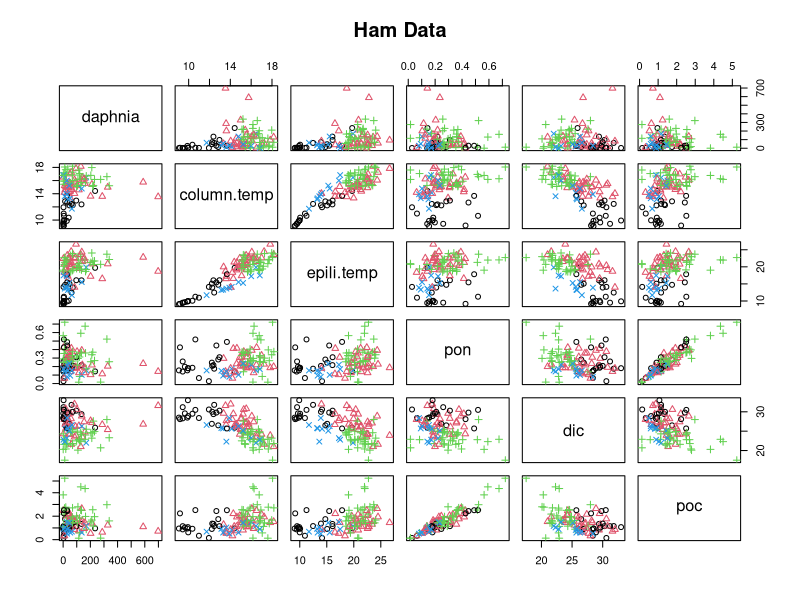
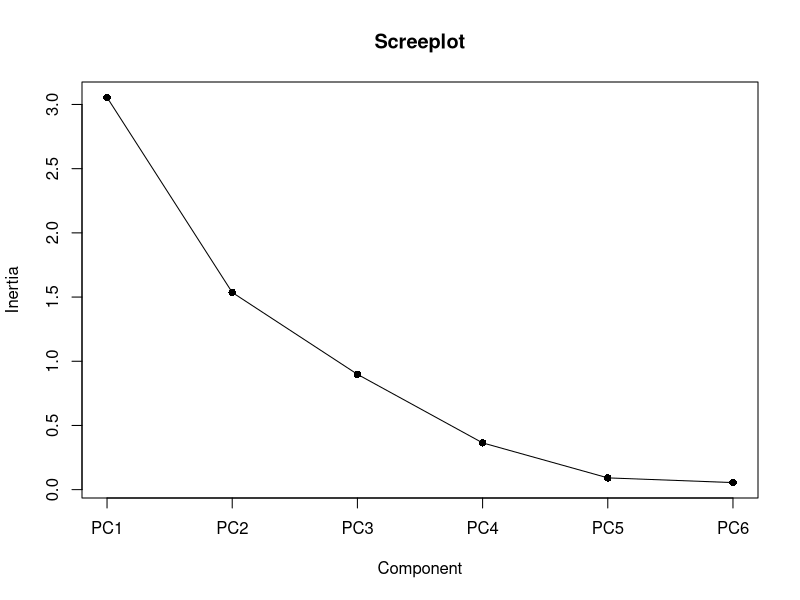
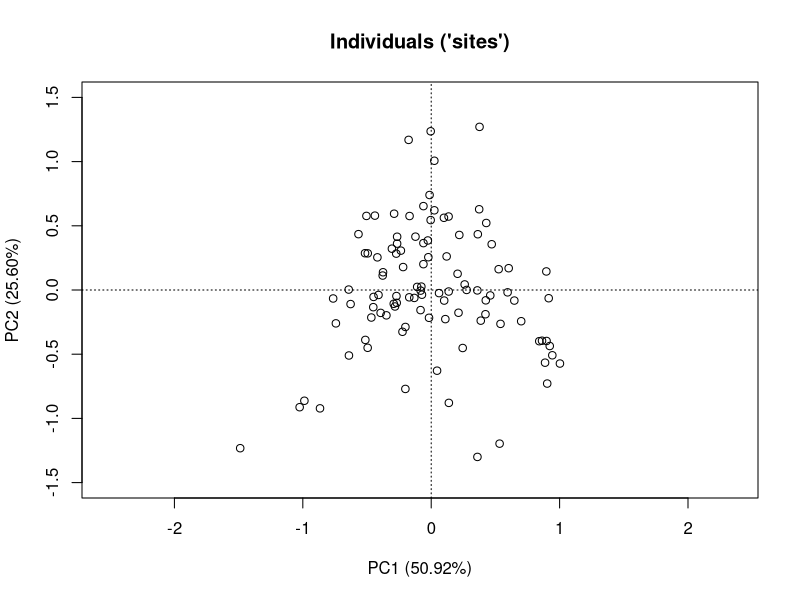
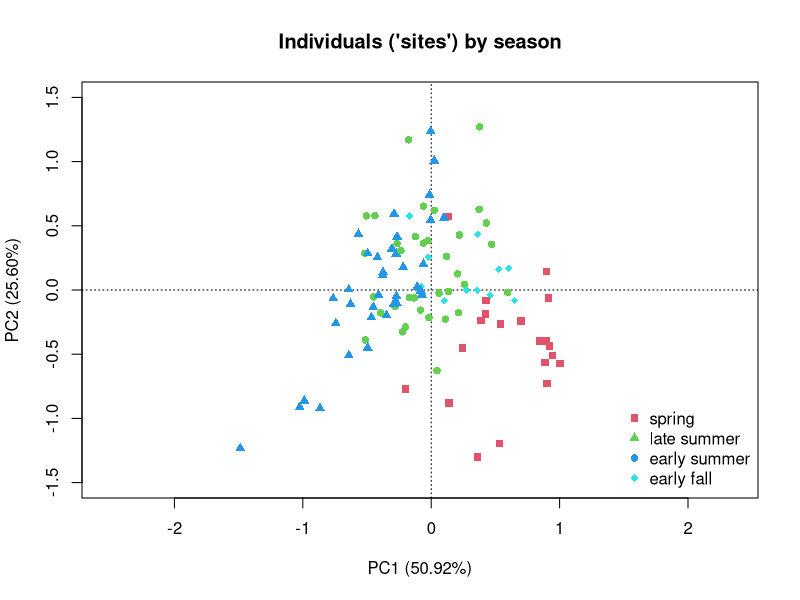
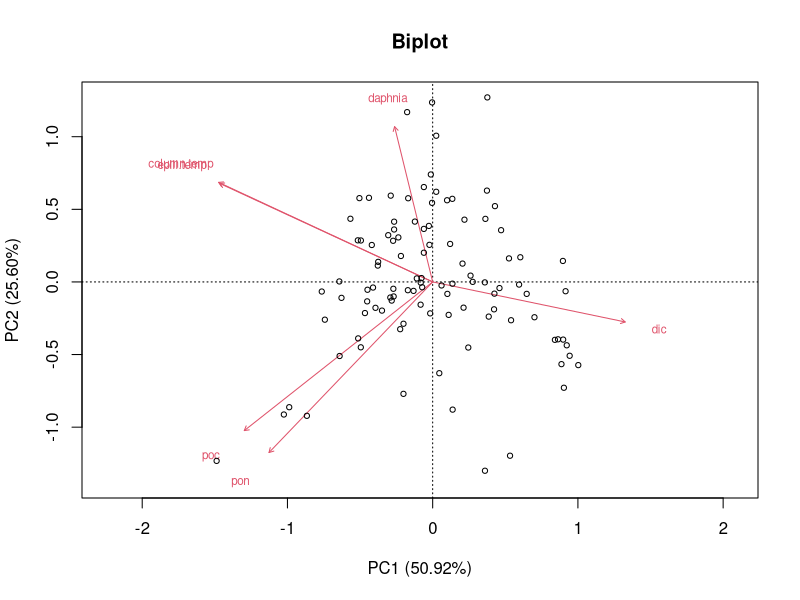
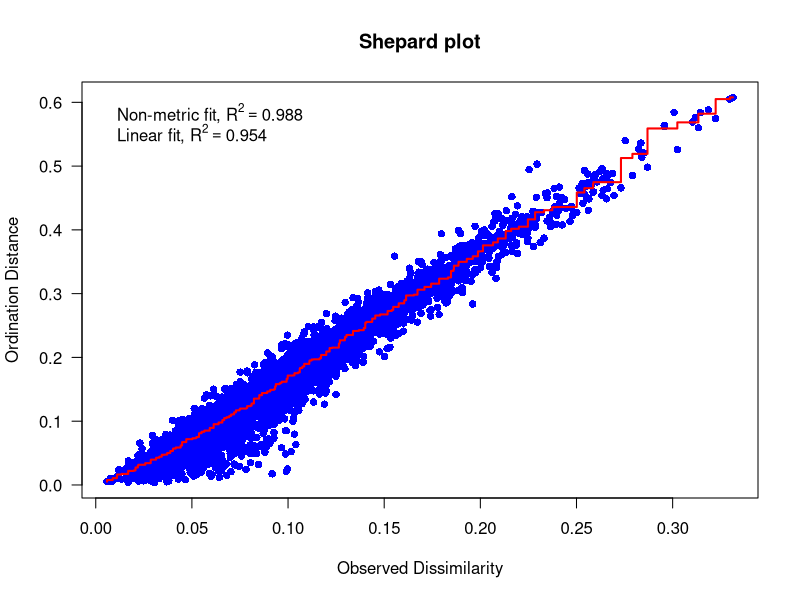
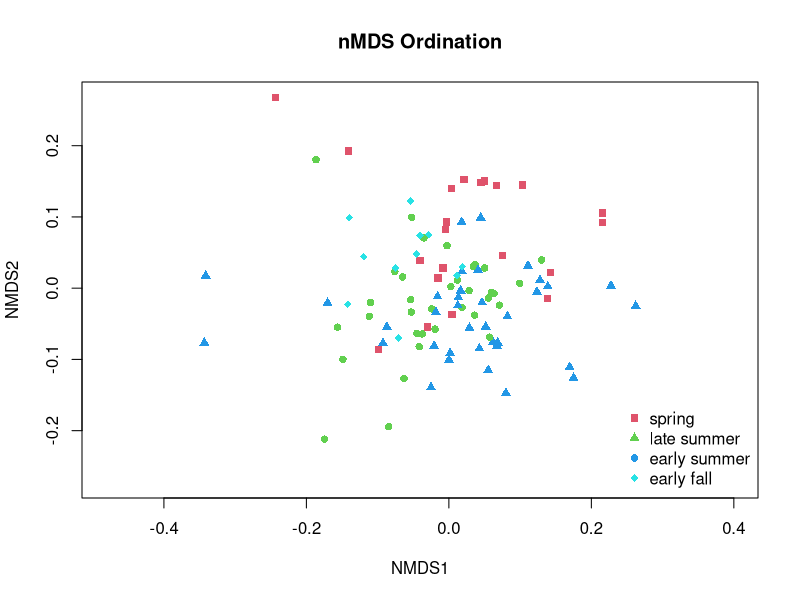

These figures' R source, in order:
## ---- chunk 1
library(readxl)
library(vegan)
soln=FALSE
# xlsx files
ham <- read_excel("ind dates flat all parameters Hamilton only FOR Kim.xlsx")

ham$area_group <- as.factor(ham$area_group)
## ---- chunk 2
## Select the variables interested
ham.multi <- ham[ham$Station_Acronym == "HH258",
                 c("area_group","season","Station_Acronym","Daphnia",
                    "watercolumn_temp","mean_mixing_depth_temp",
                    "PON_ECCC1m", "DIC_ECCC1m", "POC_ECCC1m")]


## Remove all rows containing NAs
ham.multi <- na.omit(ham.multi)


## Rename the columns
colnames(ham.multi) <- c("area","season","station","daphnia","column.temp",
                         "epili.temp","pon","dic","poc")
## ---- chunk 3
## Recode the season numeric code into factors
table(ham.multi$season)
ham.multi$season <- factor(ham.multi$season, 
                           levels = c(1, 2, 3, 4), 
                           labels = c("spring", "early summer",
                                      "late summer", "early fall"))
## ---- chunk 4
## Correlation table
cor.df <- cor(ham.multi[,4:9])
knitr::kable(cor.df)

## Correlation plot
pairs(ham.multi[,4:9], main = "Ham Data",
      pch = as.numeric(ham.multi$season), col = (ham.multi$season))
## ---- chunk 5
## Run PCA analysis
pca.ham <- rda(ham.multi[,4:9], scale = TRUE) #subset for all continuous variables
## ---- chunk 6
## Select the variables interested
ham.yourmulti <- ham[ham$Station_Acronym == "HH6",
                 c("area_group","season","Station_Acronym","Daphnia",
                    "watercolumn_temp","mean_mixing_depth_temp",
                    "PON_ECCC1m", "DIC_ECCC1m", "POC_ECCC1m")]

## Remove all rows containing NAs
ham.yourmulti <- na.omit(ham.yourmulti)

## Rename the columns
colnames(ham.yourmulti) <- c("area","season","station","daphnia","column.temp",
                         "epili.temp","pon","dic","poc")

## PCA
newpca.ham <- rda(ham.yourmulti[,4:9], scale = TRUE)
## ---- chunk 7
# How many samples in the new dataframe
length(ham.yourmulti$area)

# Cumulative variance explained by PC1 and PC2
77.11
## ---- chunk 8
## Screeplot
screeplot(pca.ham, type = ("lines"), main = "Screeplot", pch = 16, cex = 1)
## ---- chunk 9
# Create a blank plot
plot(pca.ham, type = "n", main = "Individuals ('sites')",
         xlab = "PC1 (50.92%)", 
         ylab = "PC2 (25.60%)", 
         ylim = c(-1.5,1.5))

# Use points() to add points
points(pca.ham, display = "sites", cex = 1) # add sites
## ---- chunk 10
## Create an empty canvas
plot(pca.ham, type = "n", main = "Individuals ('sites') by season",
         xlab = "PC1 (50.92%)", 
         ylab = "PC2 (25.60%)",
         ylim = c(-1.5,1.5)) # specify the y-axis limits

## Use points() to add points
points(pca.ham, display = "sites",
       pch = as.numeric(ham.multi$season) + 14, 
       col = c(2, 3, 4, 5)[as.numeric(ham.multi$season)], 
       cex = 1) # add sites

## Legend
legend("bottomright", legend = unique(ham.multi$season),
       pch = as.numeric(unique(ham.multi$season)) + 14,
       col = c(2,3,4,5), bty = "n", cex = 1) # add legend

## ---- chunk 11
## Biplot for PCA
biplot(pca.ham,
       display = c("sites","species"), 
       type = c("text", "points"),
       main = "Biplot",
       xlab = "PC1 (50.92%)", 
       ylab = "PC2 (25.60%)")
## ---- chunk 12
## Run nMDS
nmds.ham <- metaMDS(ham.multi[,4:9], distance = "bray", k = 2, trace = FALSE)

## Stress
nmds.ham$stress
## ---- chunk 13
## Shepard plot
stressplot(nmds.ham, pch = 16, las = 1,
           main = "Shepard plot")
## ---- chunk 14
## Create empty canvas
plot(nmds.ham, type = "n", main = "nMDS Ordination")

## Add points and legends
points(nmds.ham, display = "sites",
       pch = as.numeric(ham.multi$season) + 14,
       col = c(2, 3, 4, 5) [as.numeric(ham.multi$season)],
       cex = 1) # add sites
legend("bottomright", legend = unique(ham.multi$season),
       pch = as.numeric(unique(ham.multi$season)) + 14,
       col = c(2,3,4,5), bty = "n", cex = 1) # add legend
